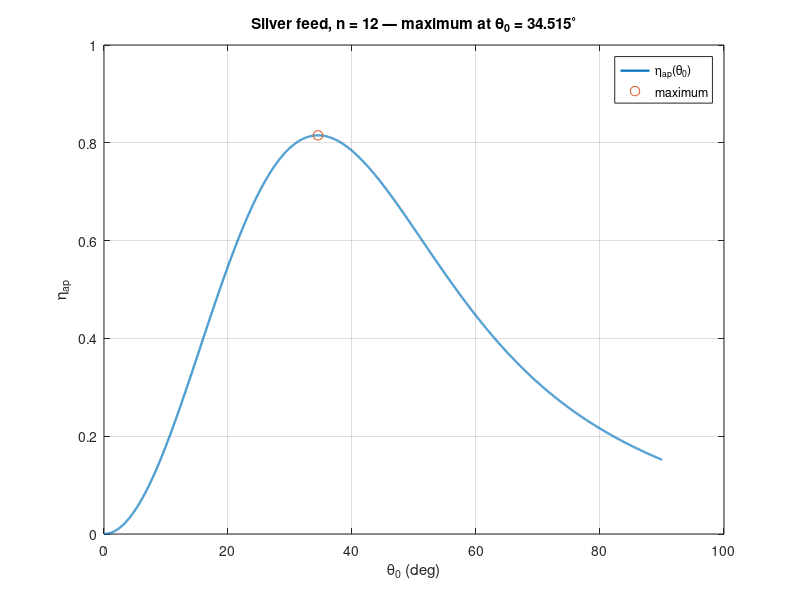

This chart was generated by the following MATLAB code:
%% Max-eta_ap for Silver feed (script)
% G_f(θ) = 2*(n+1)*cos^n(θ),  0 ≤ θ ≤ π/2
% η_ap(θ0) = cot^2(θ0/2) * |∫_0^{θ0} sqrt(G_f(θ)) * tan(θ/2) dθ|^2
% All computations in radians.

close all; clear; clc;

%% --- Inputs ---
n                  = 12.02;             % Silver exponent
Npts               = 6001;           % resolution of sweep/grid (odd is nice)
theta0_min_deg     = 1e-6;           % avoid exactly 0°
theta0_max_deg     = 90;             % Silver model valid to 90°
theta0_vec_deg     = linspace(theta0_min_deg, theta0_max_deg, Npts).';  % column

% Convert to radians once
theta0_vec = deg2rad(theta0_vec_deg);

%% --- Define integrand √Gf(θ)*tan(θ/2) ---
integrand = @(th) sqrt(2*(n+1)) .* (cos(th)).^(n/2) .* tan(th/2);

%% --- Efficient cumulative integration over θ (radians) ---
% Build a fine θ grid identical to the sweep grid so the cumulative integral
% evaluated at θ0_i is simply I(i).
I_cum = cumtrapz(theta0_vec, integrand(theta0_vec));  % ∫_0^θ integrand dθ

%% --- η_ap(θ0) on same grid ---
eta_ap_vec = (cot(theta0_vec/2)).^2 .* (I_cum.^2);

%% --- Find maximum ---
[eta_ap_max, idx_max] = max(eta_ap_vec);
theta0_opt_rad        = theta0_vec(idx_max);
theta0_opt_deg        = rad2deg(theta0_opt_rad);

%% --- Report ---
fprintf('-------------------------------------------\n');
fprintf('Aperture Efficiency (Balanis 15-55)\n');
fprintf('Silver model: n = %.6g\n', n);
fprintf('Max η_ap = %.8f\n', eta_ap_max);
fprintf('θ0* = %.6f deg\n', theta0_opt_deg);
fprintf('-------------------------------------------\n');

%% --- Plot ---
figure; plot(theta0_vec_deg, eta_ap_vec, 'LineWidth', 1.6); grid on; hold on;
plot(theta0_opt_deg, eta_ap_max, 'o', 'MarkerSize', 7);
xlabel('\theta_0 (deg)'); ylabel('\eta_{ap}');
title(sprintf('Silver feed, n = %.3g — maximum at \\theta_0 = %.3f^\\circ', n, theta0_opt_deg));
legend('\eta_{ap}(\theta_0)','maximum','Location','best');

%% --- (Optional) value at a specific θ0 (example)
theta0_check_deg = 46.1;
th = deg2rad(linspace(0, theta0_check_deg, 1 + ceil(theta0_check_deg/0.01)));
I  = trapz(th, integrand(th));
eta_at_46p1 = (cot(deg2rad(theta0_check_deg)/2)^2) * (I^2);
fprintf('η_ap at θ0 = %.4f deg: %.8f\n', eta_at_46p1, theta0_check_deg);
